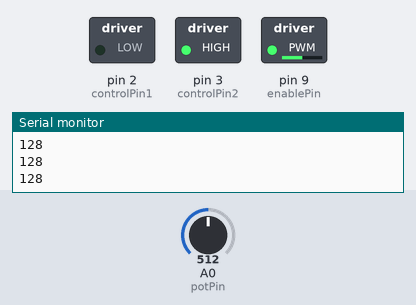
The sketch below on a simulated Arduino Uno, built with avr-gcc and run on an emulated ATmega328P. On the bench: switched loads named in the sketch (green lamp = pin HIGH), the last lines printed to the serial monitor. Inputs (shaded band) come from the test bench; at power-on: A0 (potPin) = 512.

Above: at 1.2 s.
1.3 s: A0 (potPin) set to 716
At 2.2 s:
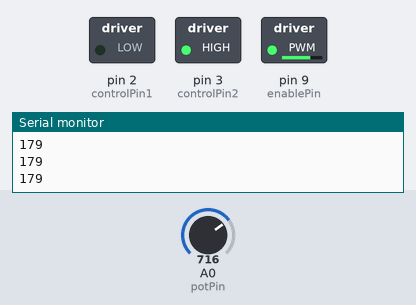
2.8 s: A0 (potPin) set to 900
At 3.4 s:
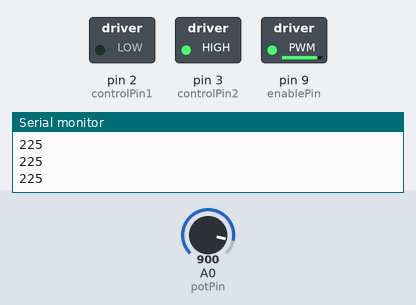
4.3 s: A0 (potPin) set to 122
At 5.5 s:
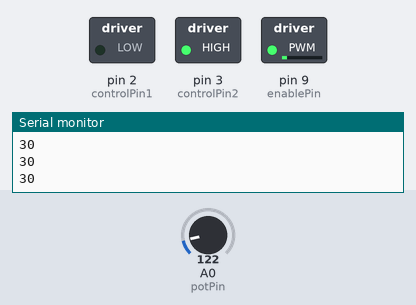
5.8 s: A0 (potPin) set to 0
At 6.6 s:
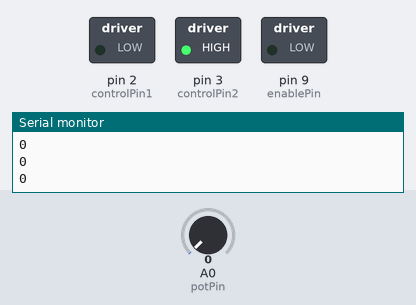
Timing chart, 0 to 8.3 s (numbered marks = the images above; inputs shaded):
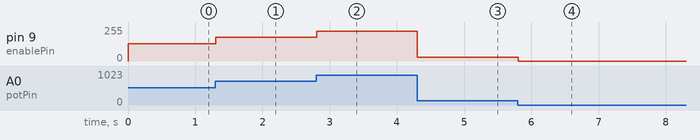

The sketch:

motor_controller.ino
```cpp
 /*
  Arduino Starter Kit example
 Project 10  - Zoetrope

 This sketch is written to accompany Project 10 in the
 Arduino Starter Kit

 Parts required:
 two 10 kilohm resistors
 2 momentary pushbuttons
 one 10 kilohm potentiometer
 motor
 9V battery
 H-Bridge

 Created 13 September 2012
 by Scott Fitzgerald
 Thanks to Federico Vanzati for improvements

 http://www.arduino.cc/starterKit

 This example code is part of the public domain
 */

const int controlPin1 = 2; // connected to pin 7 on the H-bridge
const int controlPin2 = 3; // connected to pin 2 on the H-bridge
const int enablePin = 9;   // connected to pin 1 on the H-bridge
const int potPin = A0;  // connected to the potentiometer's output

int motorSpeed = 0; // speed of the motor


void setup() {
  Serial.begin(9600);
  Serial.println("Setup started");
  // intialize the inputs and outputs
   pinMode(controlPin1, OUTPUT);
   pinMode(controlPin2, OUTPUT);
   pinMode(enablePin, OUTPUT);

  // pull the enable pin LOW to start
   digitalWrite(enablePin, HIGH);
   digitalWrite(controlPin1, LOW);
   digitalWrite(controlPin2, HIGH);
   Serial.println("Setup finished");
}

void loop() {

  delay(1);


  // read the value of the pot and divide by 4 to get
  // a value that can be used for PWM
  motorSpeed = analogRead(potPin) / 4;
  Serial.println(motorSpeed);


  analogWrite(enablePin, motorSpeed);

}
```

Measured:
- after the input at 1.3 s, pin 9 (enablePin): 128/255 → 179/255 at once
- after the input at 2.8 s, pin 9 (enablePin): 179/255 → 225/255 at once
- after the input at 4.3 s, pin 9 (enablePin): 225/255 → 30/255 at once
- after the input at 5.8 s, pin 9 (enablePin): 30/255 → 0/255 at once
